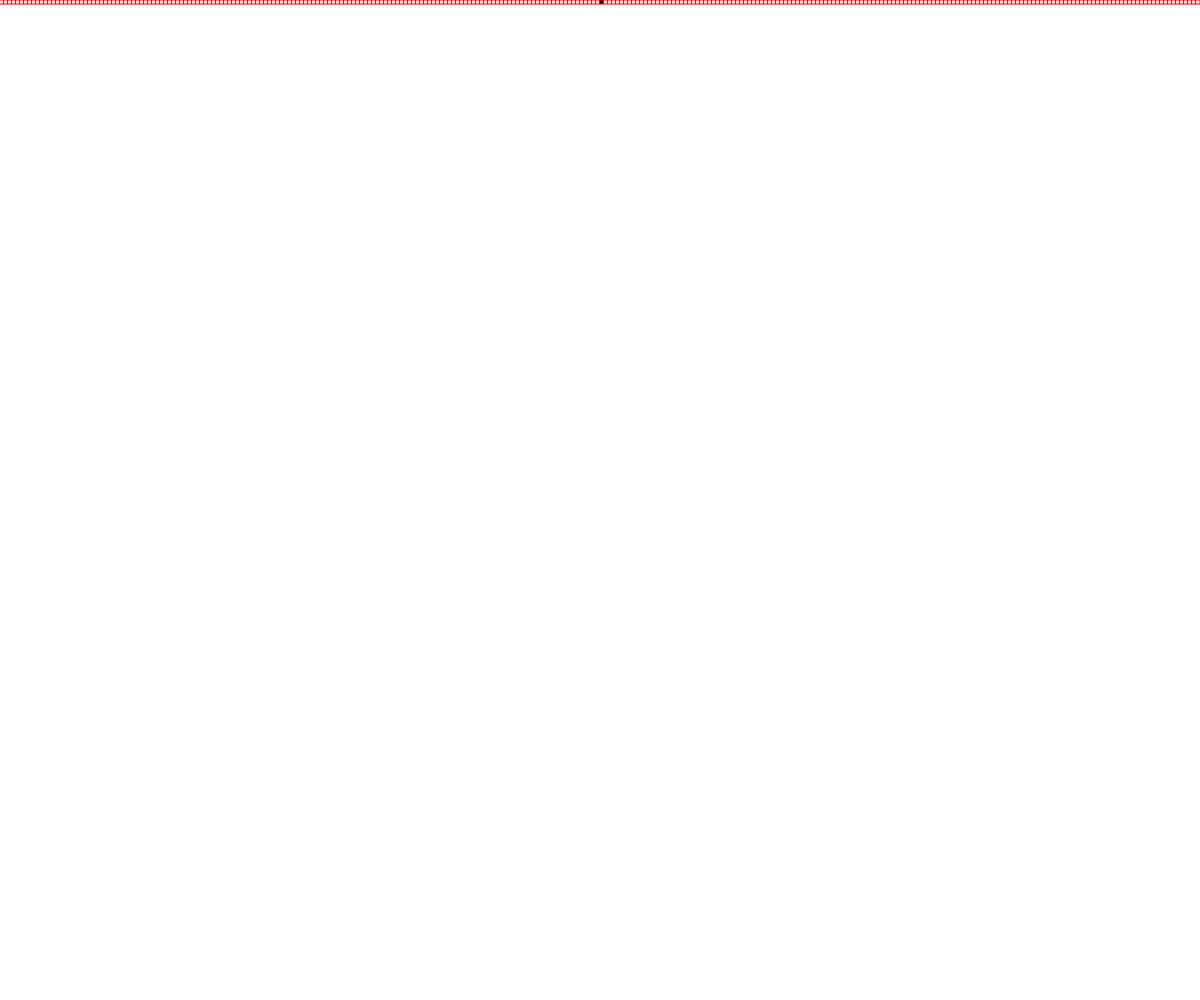
Frame 1 (no input)
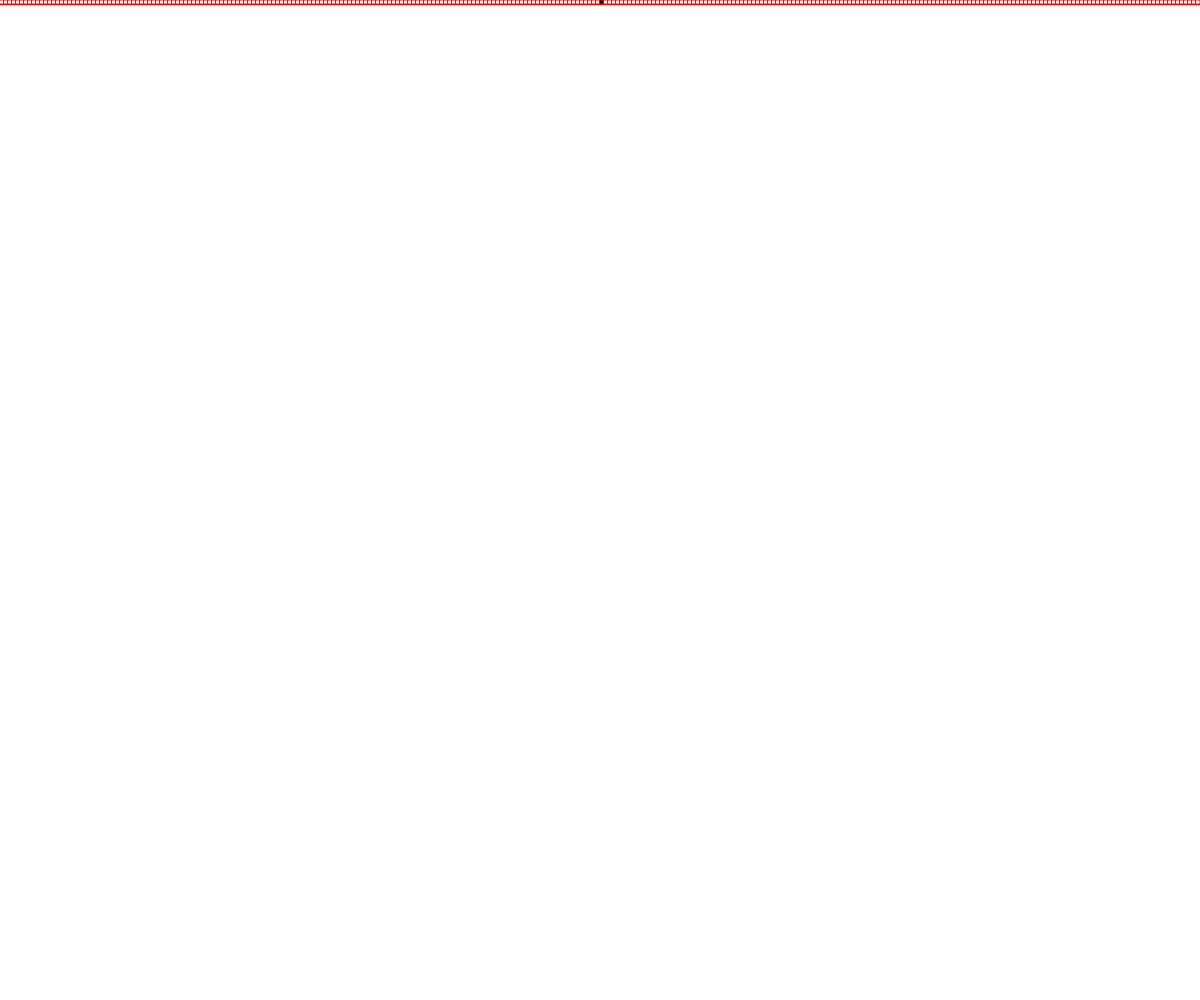
Frame 60 (no input)
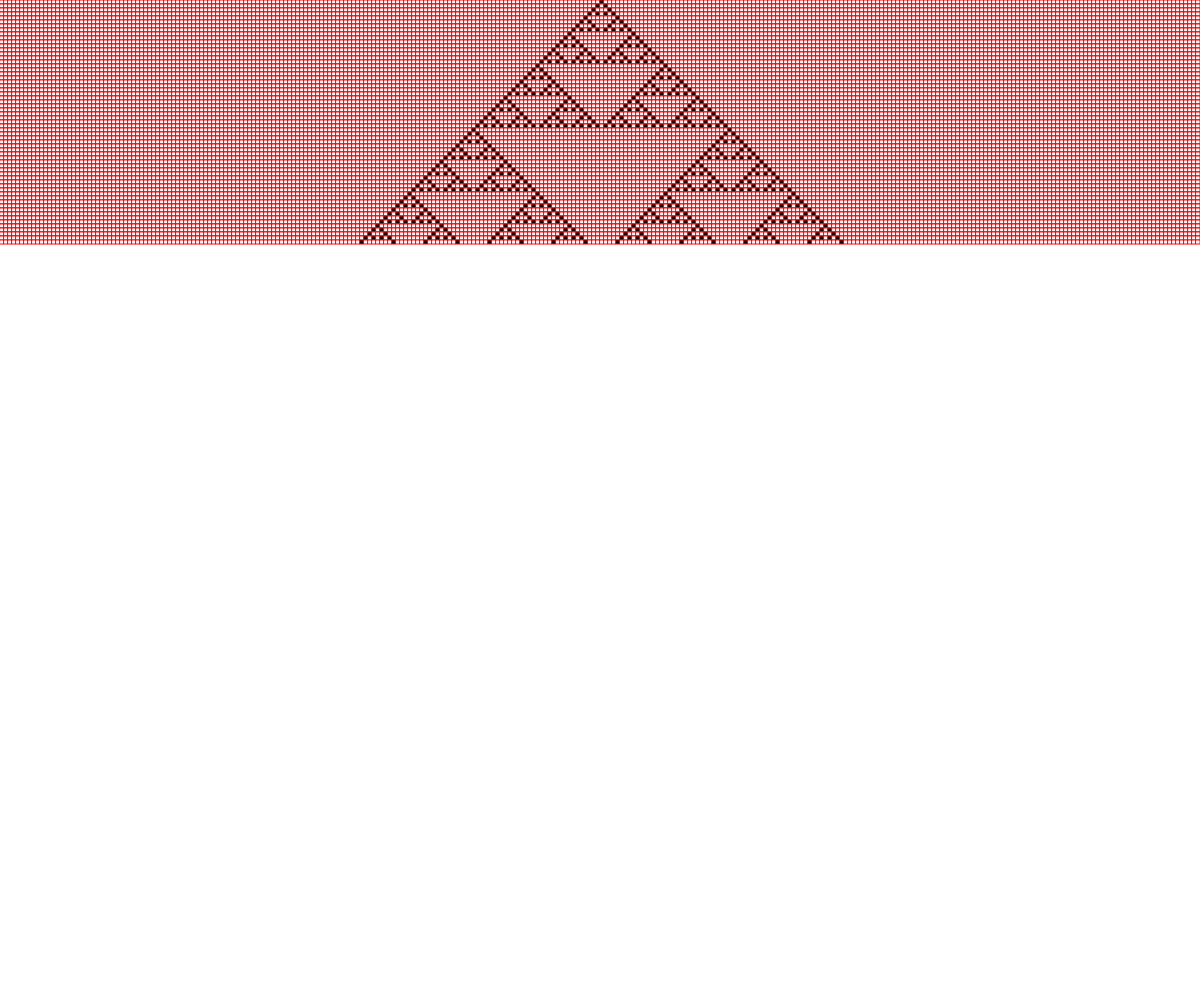
Frame 120 (the mouse pressed at the canvas centre since frame 60)

The p5.js sketch that drew these frames (run headless with seeded random() and noise() and a simulated clock; from frame 60 on, the mouse is pressed at the canvas centre):

// p5.js sketch
// ── sketch.js
// simple wolfram ca non opp 
// display cells
// copying one array to the other creates problems if you just assign it you need to deep copy i am useing p5.js arrayCopy(sorce,destination) built in pred


let cells = [];

let newCells = []; // new array to put the new state in. but in need zero index and 19 index so i just copied it over

let generation = 0; // oh damn this is global too !!!!

let ruleset = [0, 1, 0, 1, 1, 0, 1, 0];

let cellw = 4; // cell size

console.log(cells.length);

function setup() {
  createCanvas(windowWidth, windowHeight);
  background(255);
  for (let i=0; i < width/cellw; i++){
  cells[i] = 0;
  }
  console.log(cells.length);
  cells[int(cells.length/2)] = 1;  // you have to use int here or it wont give an int with some screen sizes and you will not have a 1 
  arrayCopy(cells,newCells);  // so the arrarys have a first and last element index as they are skiped when creating next generation
  
}

function draw() {
  displayCells(generation);
  if (mouseIsPressed) {
    getNextGen();
    generation++;
    console.log(generation);
    displayCells(generation);
    if (generation*cellw > height){
      //background(255);
      generation=0;
    }
    
  }

}


function displayCells(generation) {


  for (let i = 0; i < cells.length; i++) {
    if (cells[i] == 0) {
      //console.log("white");
      fill(255);
    } else {
      fill(0);
      //console.log("black");
    }
    strokeWeight(1);
    stroke(255, 0, 0);
    rect(i * cellw, generation * cellw, cellw, cellw);
  }

}


function getNextGen() {
  for (let i = 1; i < cells.length - 1; i++) { // 1 and -1 because we are disregarding the edges
    let left = cells[i - 1];
    let middle = cells[i];
    let right = cells[i + 1];
    let newState = rules(left, middle, right);
    newCells[i] = newState;
  }
  arrayCopy(newCells,cells);  //  source then destination this 
}


function rules(a, b, c) {

  if (a == 1 && b == 1 && c == 1) return ruleset[0];
  else if (a == 1 && b == 1 && c == 0) return ruleset[1];
  else if (a == 1 && b == 0 && c == 1) return ruleset[2];
  else if (a == 1 && b == 0 && c == 0) return ruleset[3];
  else if (a == 0 && b == 1 && c == 1) return ruleset[4];
  else if (a == 0 && b == 1 && c == 0) return ruleset[5];
  else if (a == 0 && b == 0 && c == 1) return ruleset[6];
  else if (a == 0 && b == 0 && c == 0) return ruleset[7];

}
